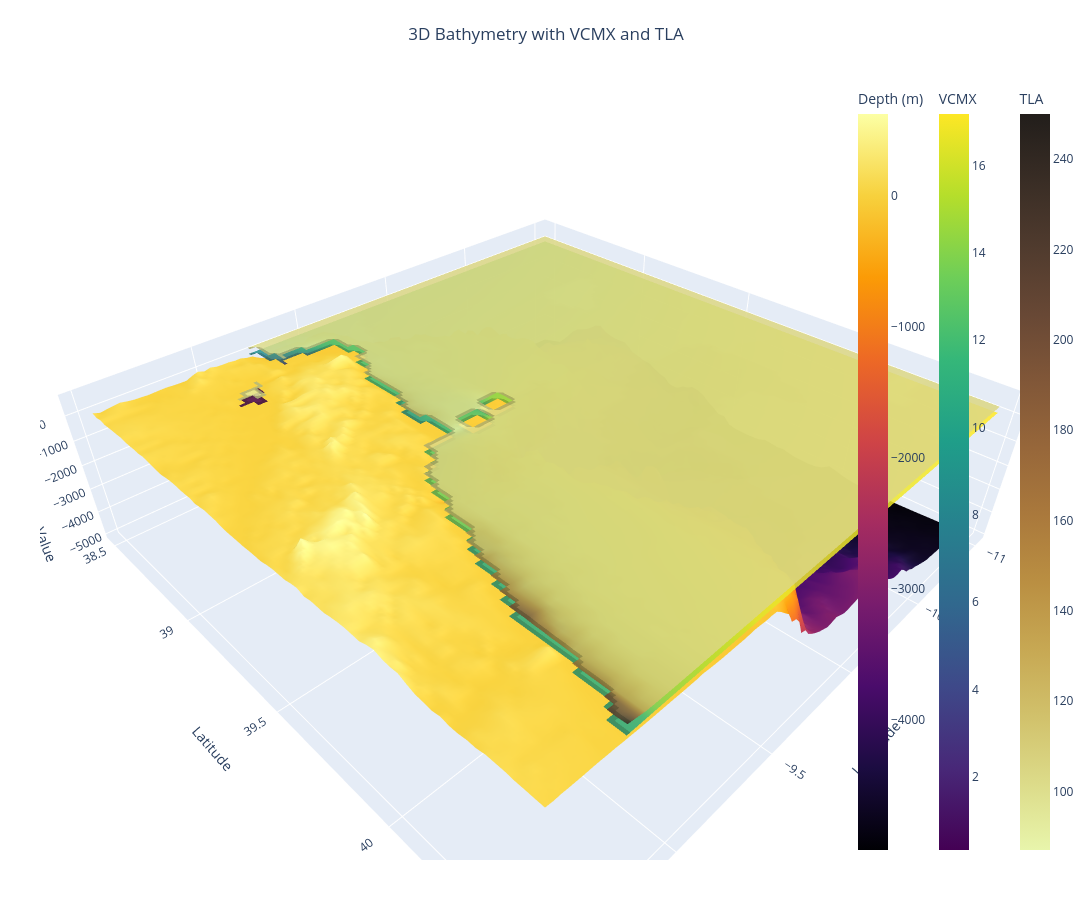

This figure's notebook cell:
### Code cell
import numpy as np
import plotly.graph_objects as go
from netCDF4 import Dataset

# -------------------------------------------------
# Load datasets (netCDF4)
# -------------------------------------------------
all_ds = Dataset(
    r'dAtA/cmems_mod_ibi_wav_my_0.027deg_PT1H-i_multi-vars_11.00W-8.53W_38.50N-40.47N_2020-01-01-2023-12-30.nc'
)

ds3 = Dataset(
    r'dAtA/cmems_mod_ibi_wav_my-aflux_0.027deg_P1H-i_TLA-TAUX-TAUY_11.00W-8.53W_38.50N-40.47N_2020-01-01-2023-12-30.nc'
)

ds_bathy = Dataset(
    r'dAtA/cmems_GEBCO_resampled1.nc'
)
ds_mask  = xr.open_dataset(
    "dAtA/cmems_mod_ibi_wav_my_0.027deg_static_1756186965833.nc"
)
# -------------------------------------------------
# Select timestep
# -------------------------------------------------
t = 33694
tn = 33693

# -------------------------------------------------
# Bathymetry
# -------------------------------------------------
lat_b = ds_bathy.variables['latitude'][:]
lon_b = ds_bathy.variables['longitude'][:]
depth = ds_bathy.variables['deptho'][:]

lon_b_grid, lat_b_grid = np.meshgrid(lon_b, lat_b)

# -------------------------------------------------
# Model grid
# -------------------------------------------------
lat = all_ds.variables['latitude'][:]
lon = all_ds.variables['longitude'][:]

lon_grid, lat_grid = np.meshgrid(lon, lat)

# -------------------------------------------------
# Extract variables (NO .values)
# -------------------------------------------------
vcmx = all_ds.variables['VCMX'][t, :, :]
tla  = ds3.variables['TLA'][tn, :, :].data

mask = ds_mask['mask'].values   # <-- if error, print(ds_mask)

# Convert masked arrays → NaN (important for Plotly)
vcmx = np.where(mask == 1, vcmx, np.nan)
tla  = np.where(mask == 1, tla, np.nan)

# -------------------------------------------------
# Vertical offsets
# -------------------------------------------------
z_offset_vcmx = np.nanmax(depth) * 0.02
z_offset_tla  = np.nanmax(depth) * 0.05

# -------------------------------------------------
# Bathymetry surface
# -------------------------------------------------
bathy_surface = go.Surface(
    x=lon_b_grid,
    y=lat_b_grid,
    z=-depth,
    colorscale='Inferno',
    showscale=True,
    colorbar=dict(title='Depth (m)', x=0.80),
    name='Bathymetry'
)

# -------------------------------------------------
# VCMX surface
# -------------------------------------------------
vcmx_surface = go.Surface(
    x=lon_grid,
    y=lat_grid,
    z=vcmx + z_offset_vcmx,
    surfacecolor=vcmx,
    colorscale='Viridis',
    opacity=0.85,
    showscale=True,
    connectgaps=False,
    colorbar=dict(title='VCMX', x=0.88),
    name='VCMX'
)

# -------------------------------------------------
# TLA surface
# -------------------------------------------------
tla_surface = go.Surface(
    x=lon_grid,
    y=lat_grid,
    z=tla + z_offset_tla ,
    surfacecolor=tla,
    colorscale='turbid',
    opacity=0.85,
    showscale=True,
    connectgaps=False,
    colorbar=dict(title='TLA', x=0.96),
    name='TLA'
)

# -------------------------------------------------
# Create figure
# -------------------------------------------------
fig = go.Figure(
    data=[
        bathy_surface,
        vcmx_surface,
        tla_surface
    ]
)

fig.update_layout(
    title=dict(
        text='3D Bathymetry with VCMX and TLA',
        x=0.5
    ),
    scene=dict(
        xaxis_title='Longitude',
        yaxis_title='Latitude',
        zaxis_title='Depth / Variable Value',
        aspectratio=dict(x=1.5, y=1.5, z=0.4)
    ),
    height=900,
    width=1700,
    margin=dict(l=40, r=40, b=40, t=80)
)

fig.show()

### Figure 1 — Plotly figure (JSON) as saved in the notebook; plotly's stock layout.template omitted (floating-point values rounded to 4 significant figures; data arrays with more than 128 entries replaced by an {"elided": "..."} marker saying what was removed)
{"data": [{"colorbar": {"title": {"text": "Depth (m)"}, "x": 0.8}, "colorscale": [[0, "#000004"], [0.1111, "#1b0c41"], [0.2222, "#4a0c6b"], [0.3333, "#781c6d"], [0.4444, "#a52c60"], [0.5556, "#cf4446"], [0.6667, "#ed6925"], [0.7778, "#fb9b06"], [0.8889, "#f7d13d"], [1, "#fcffa4"]], "name": "Bathymetry", "showscale": true, "type": "surface", "x": {"elided": "72x90 float values"}, "y": {"elided": "72x90 float values"}, "z": {"elided": "72x90 float values"}}, {"colorbar": {"title": {"text": "VCMX"}, "x": 0.88}, "colorscale": [[0, "#440154"], [0.1111, "#482878"], [0.2222, "#3e4989"], [0.3333, "#31688e"], [0.4444, "#26828e"], [0.5556, "#1f9e89"], [0.6667, "#35b779"], [0.7778, "#6ece58"], [0.8889, "#b5de2b"], [1, "#fde725"]], "connectgaps": false, "name": "VCMX", "opacity": 0.85, "showscale": true, "surfacecolor": {"elided": "72x90 float values"}, "type": "surface", "x": {"elided": "72x90 float values"}, "y": {"elided": "72x90 float values"}, "z": {"elided": "72x90 float values"}}, {"colorbar": {"title": {"text": "TLA"}, "x": 0.96}, "colorscale": [[0, "rgb(232, 245, 171)"], [0.09091, "rgb(220, 219, 137)"], [0.1818, "rgb(209, 193, 107)"], [0.2727, "rgb(199, 168, 83)"], [0.3636, "rgb(186, 143, 66)"], [0.4545, "rgb(170, 121, 60)"], [0.5455, "rgb(151, 103, 58)"], [0.6364, "rgb(129, 87, 56)"], [0.7273, "rgb(104, 72, 53)"], [0.8182, "rgb(80, 59, 46)"], [0.9091, "rgb(57, 45, 37)"], [1, "rgb(34, 30, 27)"]], "connectgaps": false, "name": "TLA", "opacity": 0.85, "showscale": true, "surfacecolor": {"elided": "72x90 float values"}, "type": "surface", "x": {"elided": "72x90 float values"}, "y": {"elided": "72x90 float values"}, "z": {"elided": "72x90 float values"}}], "layout": {"height": 900, "margin": {"b": 40, "l": 40, "r": 40, "t": 80}, "scene": {"aspectratio": {"x": 1.5, "y": 1.5, "z": 0.4}, "xaxis": {"title": {"text": "Longitude"}}, "yaxis": {"title": {"text": "Latitude"}}, "zaxis": {"title": {"text": "Depth / Variable Value"}}}, "title": {"text": "3D Bathymetry with VCMX and TLA", "x": 0.5}, "width": 1700}}
